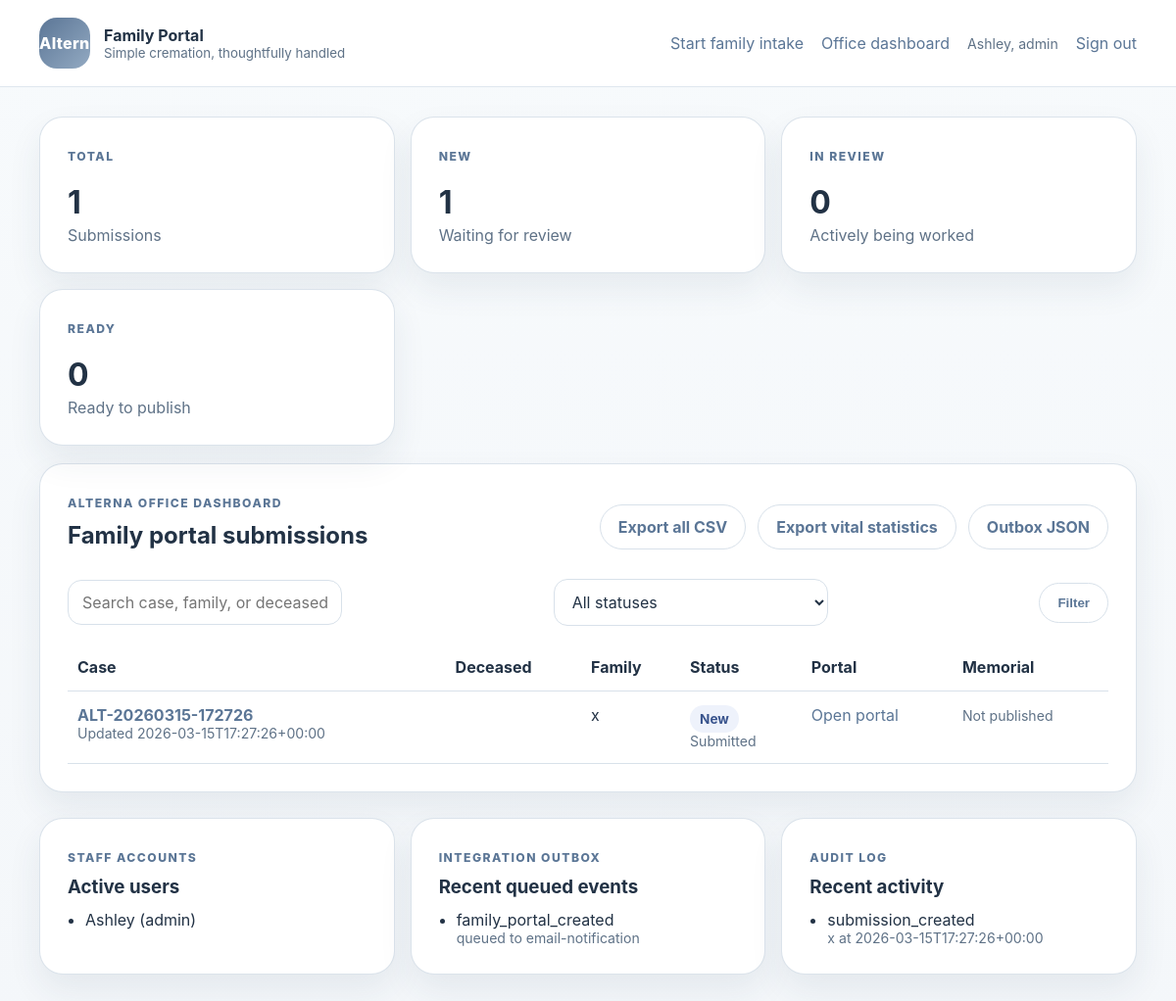
The app's page /admin (signed in), older data.
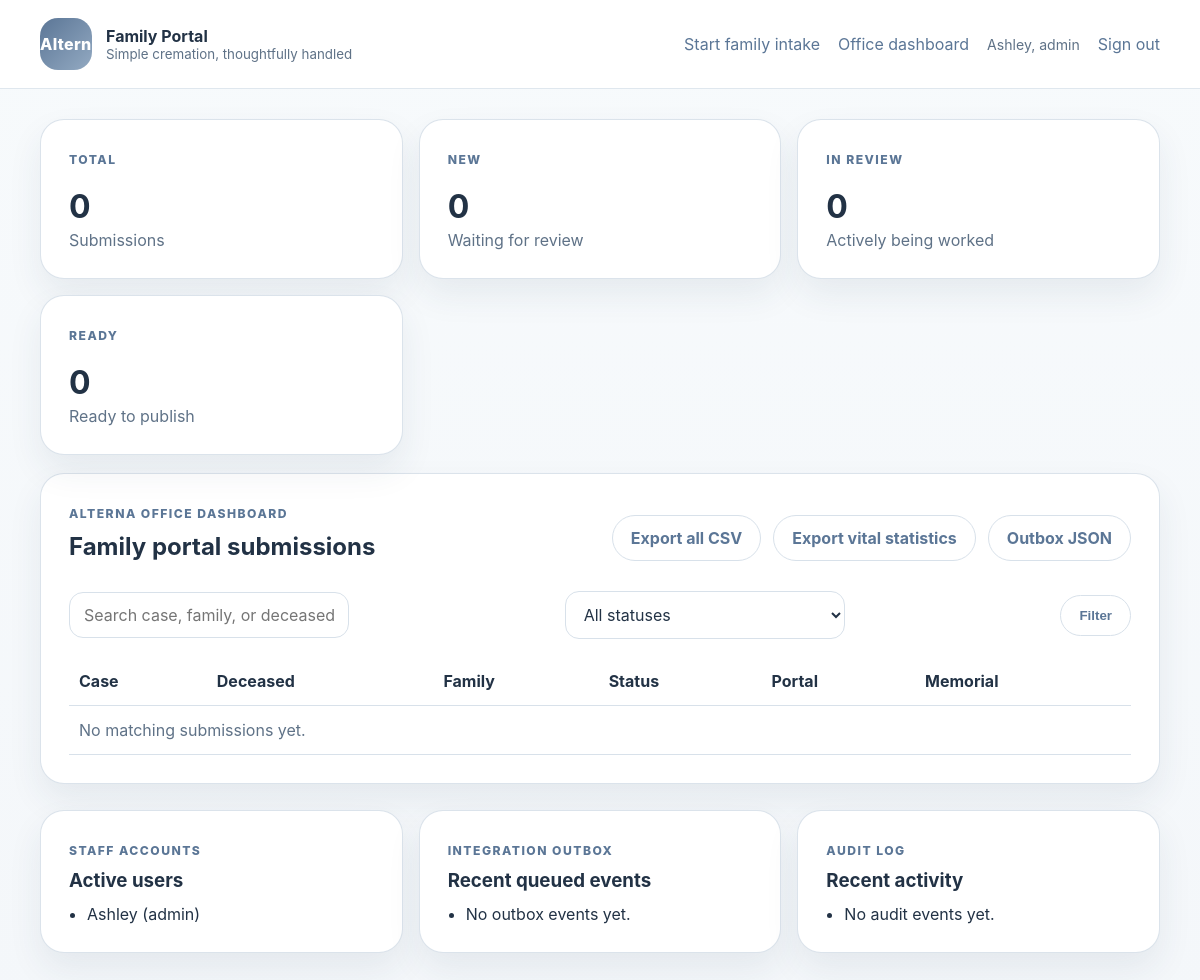
The same page, newer data.
### tables this page shows
CREATE TABLE staff_users (
        id INTEGER PRIMARY KEY AUTOINCREMENT,
        username TEXT NOT NULL UNIQUE,
        password_hash TEXT NOT NULL,
        display_name TEXT NOT NULL,
        role TEXT NOT NULL DEFAULT 'admin',
        is_active INTEGER NOT NULL DEFAULT 1,
        created_at TEXT NOT NULL,
        last_login_at TEXT
    );

CREATE TABLE submissions (
        id INTEGER PRIMARY KEY AUTOINCREMENT,
        created_at TEXT NOT NULL,
        updated_at TEXT,
        case_reference TEXT NOT NULL,
        family_name TEXT NOT NULL,
        family_email TEXT NOT NULL,
        family_phone TEXT NOT NULL,
        relationship_to_deceased TEXT,
        portal_token TEXT,
        preferred_name TEXT,
        family_message TEXT,
        deceased_first_name TEXT NOT NULL,
        deceased_middle_name TEXT,
        deceased_last_name TEXT NOT NULL,
        deceased_gender TEXT,
        date_of_birth TEXT,
        date_of_death TEXT,
        place_of_death TEXT,
        birth_city TEXT,
        birth_region_country TEXT,
        citizenship TEXT,
        sin_last_four TEXT,
        marital_status TEXT,
        spouse_name TEXT,
        children_details TEXT,
        occupation TEXT,
        usual_residence TEXT,
        father_name TEXT,
        mother_name TEXT,
        mother_maiden_name TEXT,
        informant_name TEXT,
        informant_email TEXT,
        informant_phone TEXT,
        informant_address TEXT,
        disposition_type TEXT,
        obituary_style TEXT,
        obituary_headline TEXT,
        obituary_text TEXT,
        obituary_generated TEXT,
        obituary_tone TEXT,
        service_details TEXT,
        charity_requests TEXT,
        photo_notes TEXT,
        photo_deadline TEXT,
        staff_notes TEXT,
        signature_name TEXT,
        family_status_note TEXT,
        privacy_consent INTEGER NOT NULL DEFAULT 0,
        memorial_published INTEGER NOT NULL DEFAULT 0,
        memorial_slug TEXT,
        status TEXT NOT NULL DEFAULT 'New',
        progress_step TEXT NOT NULL DEFAULT 'Submitted'
    );

CREATE TABLE integration_outbox (
        id INTEGER PRIMARY KEY AUTOINCREMENT,
        created_at TEXT NOT NULL,
        event_type TEXT NOT NULL,
        status TEXT NOT NULL DEFAULT 'queued',
        target TEXT,
        submission_id INTEGER,
        payload_json TEXT NOT NULL,
        delivered_at TEXT,
        FOREIGN KEY (submission_id) REFERENCES submissions(id) ON DELETE SET NULL
    );

CREATE TABLE audit_log (
        id INTEGER PRIMARY KEY AUTOINCREMENT,
        created_at TEXT NOT NULL,
        actor_type TEXT NOT NULL,
        actor_name TEXT NOT NULL,
        action TEXT NOT NULL,
        submission_id INTEGER,
        detail_json TEXT,
        FOREIGN KEY (submission_id) REFERENCES submissions(id) ON DELETE SET NULL
    );

### app.py (the view)
@app.route("/admin")
def admin() -> Response | str:
    auth = require_admin()
    if auth is not None:
        return auth
    status_filter = request.args.get("status", "All")
    search = request.args.get("q", "").strip()
    db = get_db()
    query = """
        SELECT id, created_at, updated_at, case_reference, family_name, family_email,
               deceased_first_name, deceased_last_name, status, progress_step, memorial_published,
               portal_token, memorial_slug
        FROM submissions
        WHERE 1 = 1
    """
    params: list[Any] = []
    if status_filter != "All":
        query += " AND status = ?"
        params.append(status_filter)
    if search:
        like = f"%{search}%"
        query += " AND (case_reference LIKE ? OR family_name LIKE ? OR family_email LIKE ? OR deceased_first_name LIKE ? OR deceased_last_name LIKE ?)"
        params.extend([like, like, like, like, like])
    query += " ORDER BY datetime(updated_at) DESC, id DESC"
    rows = db.execute(query, params).fetchall()
    users = db.execute(
        "SELECT username, display_name, role, last_login_at FROM staff_users WHERE is_active = 1 ORDER BY username"
    ).fetchall()
    outbox = fetch_outbox(10)
    audit_rows = fetch_audit_log(10)
    return render_template("admin.html", rows=rows, active_status=status_filter, search=search, users=users, outbox=outbox, audit_rows=audit_rows)

### app.py (called while the page is built)
def get_db() -> sqlite3.Connection:
    if "db" not in g:
        g.db = sqlite3.connect(app.config["DATABASE"])
        g.db.row_factory = sqlite3.Row
        g.db.execute("PRAGMA foreign_keys = ON")
    return g.db

@app.context_processor
def inject_globals() -> dict[str, Any]:
    try:
        count = submission_count()
        counts = status_counts()
    except sqlite3.OperationalError:
        count = 0
        counts = {status: 0 for status in STATUS_OPTIONS}
    return {
        "submission_count": count,
        "status_counts": counts,
        "admin_logged_in": bool(session.get("admin_authenticated")),
        "status_options": STATUS_OPTIONS,
        "wizard_steps": WIZARD_STEPS,
        "current_staff_name": session.get("staff_display_name", ""),
        "current_staff_role": session.get("staff_role", ""),
        "portal_base_url": app.config["PORTAL_BASE_URL"],
        "main_site_base_url": app.config["MAIN_SITE_BASE_URL"],
    }

def submission_count() -> int:
    row = get_db().execute("SELECT COUNT(*) AS count FROM submissions").fetchone()
    return int(row["count"])

def status_counts() -> dict[str, int]:
    rows = get_db().execute("SELECT status, COUNT(*) AS count FROM submissions GROUP BY status").fetchall()
    counts = {status: 0 for status in STATUS_OPTIONS}
    for row in rows:
        counts[row["status"]] = int(row["count"])
    return counts

def is_admin() -> bool:
    return bool(session.get("admin_authenticated"))

def require_admin() -> Response | None:
    if not is_admin():
        flash("Please sign in to view the office dashboard.", "error")
        return redirect(url_for("admin_login", next=request.path))
    return None

def fetch_audit_log(limit: int = 100) -> list[sqlite3.Row]:
    return get_db().execute(
        "SELECT * FROM audit_log ORDER BY datetime(created_at) DESC, id DESC LIMIT ?", (limit,)
    ).fetchall()

def fetch_outbox(limit: int = 100) -> list[sqlite3.Row]:
    return get_db().execute(
        "SELECT * FROM integration_outbox ORDER BY datetime(created_at) DESC, id DESC LIMIT ?", (limit,)
    ).fetchall()

### templates/admin.html (shortened to what this page needs)
{% extends 'base.html' %}
{% block content %}
<section class="stats-grid">
    <article class="card stat-card"><div class="eyebrow">Total</div><strong>{{ submission_count }}</strong><span>Submissions</span></article>
    <article class="card stat-card"><div class="eyebrow">New</div><strong>{{ status_counts['New'] }}</strong><span>Waiting for review</span></article>
    <article class="card stat-card"><div class="eyebrow">In Review</div><strong>{{ status_counts['In Review'] }}</strong><span>Actively being worked</span></article>
    <article class="card stat-card"><div class="eyebrow">Ready</div><strong>{{ status_counts['Ready'] }}</strong><span>Ready to publish</span></article>
</section>
<section class="card">
    <div class="dashboard-header">
        <div>
            <p class="eyebrow">Alterna office dashboard</p>
            <h1>Family portal submissions</h1>
        </div>
        <div class="actions tight">
            <a class="button secondary" href="{{ url_for('export_csv') }}">Export all CSV</a>
            <a class="button secondary" href="{{ url_for('export_vital_csv') }}">Export vital statistics</a>
            <a class="button secondary" href="{{ url_for('integration_outbox_json') }}">Outbox JSON</a>
        </div>
    </div>
    <form class="toolbar" method="get">
        <input type="text" name="q" value="{{ search }}" placeholder="Search case, family, or deceased">
        <select name="status">
            <option value="All" {% if active_status == 'All' %}selected{% endif %}>All statuses</option>
        </select>
        <button class="button secondary" type="submit">Filter</button>
    </form>
    <div class="table-wrap">
        <table>
            <thead>
                <tr>
                    <th>Case</th>
                    <th>Deceased</th>
                    <th>Family</th>
                    <th>Status</th>
                    <th>Portal</th>
                    <th>Memorial</th>
                </tr>
            </thead>
            <tbody>
                {% for row in rows %}
                <tr>
                    <td>
                        <a href="{{ url_for('submission_detail', submission_id=row['id']) }}"><strong>{{ row['case_reference'] }}</strong></a>
                        <div class="mini">Updated {{ row['updated_at'] or row['created_at'] }}</div>
                    </td>
                    <td>{{ row['deceased_first_name'] }} {{ row['deceased_last_name'] }}</td>
                    <td>{{ row['family_name'] }}<div class="mini">{{ row['family_email'] }}</div></td>
                    <td>
                        <span class="status status-{{ row['status'].lower().replace(' ', '-') }}">{{ row['status'] }}</span>
                        <div class="mini">{{ row['progress_step'] }}</div>
                    </td>
                    <td><a href="{{ url_for('family_portal', token=row['portal_token']) }}">Open portal</a></td>
                    <td>
                        {% if row['memorial_published'] %}
                        <a href="{{ url_for('memorial_page', slug=row['memorial_slug']) }}">Live memorial</a>
                        {% else %}
                        <span class="mini">Not published</span>
                        {% endif %}
                    </td>
                </tr>
                {% else %}
                <tr><td colspan="6" class="muted">No matching submissions yet.</td></tr>
                {% endfor %}
            </tbody>
        </table>
    </div>
</section>
<section class="grid three lower-gap">
    <article class="card mini-card">
        <p class="eyebrow">Staff accounts</p>
        <h3>Active users</h3>
        <ul class="feature-list compact-list">
            {% for user in users %}
            <li>{{ user['display_name'] }} ({{ user['username'] }}){% if user['last_login_at'] %}<div class="mini">Last login {{ user['last_login_at'] }}</div>{% endif %}</li>
            {% else %}
            <li>No users yet.</li>
            {% endfor %}
        </ul>
    </article>
    <article class="card mini-card">
        <p class="eyebrow">Integration outbox</p>
        <h3>Recent queued events</h3>
        <ul class="feature-list compact-list">
            {% for item in outbox %}
            <li>{{ item['event_type'] }}<div class="mini">{{ item['status'] }}{% if item['target'] %} to {{ item['target'] }}{% endif %}</div></li>
            {% else %}
            <li>No outbox events yet.</li>
            {% endfor %}
        </ul>
    </article>
    <article class="card mini-card">
        <p class="eyebrow">Audit log</p>
        <h3>Recent activity</h3>
        <ul class="feature-list compact-list">
            {% for item in audit_rows %}
            <li>{{ item['action'] }}<div class="mini">{{ item['actor_name'] }} at {{ item['created_at'] }}</div></li>
            {% else %}
            <li>No audit events yet.</li>
            {% endfor %}
        </ul>
    </article>
</section>
{% endblock %}

### templates/base.html (shortened to what this page needs)
<!doctype html>
<html lang="en">
<head>
    <link rel="stylesheet" href="{{ url_for('static', filename='styles.css') }}">
</head>
<body>
<header class="site-header">
    <div class="container topbar">
        <a href="{{ url_for('index') }}" class="brand-mark">
            <span class="brand-badge">Alterna</span>
            <span>
                <strong>Family Portal</strong>
                <small>Simple cremation, thoughtfully handled</small>
            </span>
        </a>
        <nav>
            <a href="{{ url_for('submit') }}">Start family intake</a>
            {% if admin_logged_in %}
                <a href="{{ url_for('admin') }}">Office dashboard</a>
                <span class="mini nav-user">{{ current_staff_name }}{% if current_staff_role %}, {{ current_staff_role }}{% endif %}</span>
                <a href="{{ url_for('admin_logout') }}">Sign out</a>
            {% else %}
                <a href="{{ url_for('admin_login') }}">Staff sign in</a>
            {% endif %}
        </nav>
    </div>
</header>
<main class="container content">
    {% block content %}{% endblock %}
</main>
</body>
</html>

### static/styles.css (style rules this page uses)
:root { --bg: #f4f7fa; --surface: #ffffff; --ink: #223245; --muted: #5f7287; --accent: #5b7696; --accent-2: #e8eff5; --accent-3: #dbe7f0; --border: #d8e1ea; --success: #245f41; --danger: #9c3d3d; --shadow: 0 16px 34px rgba(42, 63, 84, 0.08); }
* { box-sizing: border-box; }
body { margin: 0; font-family: Inter, ui-sans-serif, system-ui, -apple-system, BlinkMacSystemFont, "Segoe UI", sans-serif; background: linear-gradient(180deg, #f7fafc 0%, var(--bg) 100%); color: var(--ink); }
a { color: var(--accent); text-decoration: none; }
h1, h2, h3 { margin: 0 0 12px; line-height: 1.15; }
p { margin: 0 0 16px; line-height: 1.6; }
small { color: var(--muted); display: block; }
.container { width: min(1120px, calc(100% - 32px)); margin: 0 auto; }
.site-header { border-bottom: 1px solid rgba(216, 225, 234, 0.8); background: rgba(255, 255, 255, 0.94); backdrop-filter: blur(10px); position: sticky; top: 0; z-index: 20; }
.topbar { display: flex; justify-content: space-between; align-items: center; gap: 18px; padding: 18px 0; }
.brand-mark { display: flex; align-items: center; gap: 14px; color: inherit; }
.brand-badge { width: 52px; height: 52px; border-radius: 18px; background: linear-gradient(135deg, var(--accent) 0%, #93aac2 100%); color: white; display: grid; place-items: center; font-weight: 800; letter-spacing: 0.02em; }
nav { display: flex; gap: 18px; flex-wrap: wrap; }
.content { padding: 30px 0 60px; }
.card { background: var(--surface); border: 1px solid rgba(216, 225, 234, 0.92); border-radius: 24px; box-shadow: var(--shadow); padding: 28px; }
.eyebrow { display: inline-block; margin-bottom: 10px; letter-spacing: 0.12em; text-transform: uppercase; color: var(--accent); font-size: 0.76rem; font-weight: 800; }
.feature-list, .check-list { padding-left: 18px; margin: 14px 0 0; display: grid; gap: 10px; }
.actions { display: flex; gap: 12px; flex-wrap: wrap; margin-top: 22px; }
.actions.tight { margin-top: 0; }
.button, button.button { background: var(--accent); color: white; border: none; border-radius: 999px; padding: 12px 18px; cursor: pointer; font-weight: 700; display: inline-block; text-decoration: none; }
.button.secondary { background: white; color: var(--accent); border: 1px solid var(--border); }
.grid { display: grid; gap: 16px; }
.grid.three, .stats-grid { grid-template-columns: repeat(3, minmax(0, 1fr)); }
.stats-grid { display: grid; gap: 16px; margin-bottom: 18px; }
.stat-card strong { display: block; font-size: 2rem; margin: 10px 0 4px; }
.stat-card span { color: var(--muted); }
input, textarea, select { width: 100%; border: 1px solid var(--border); border-radius: 14px; padding: 12px 14px; font: inherit; color: var(--ink); background: white; }
.table-wrap { overflow-x: auto; }
table { width: 100%; border-collapse: collapse; }
th, td { text-align: left; padding: 14px 10px; border-bottom: 1px solid var(--border); vertical-align: top; }
.muted, .mini { color: var(--muted); }
.mini { font-size: 0.88rem; }
.dashboard-header, .toolbar { display: flex; justify-content: space-between; align-items: center; gap: 16px; margin-bottom: 18px; }
.toolbar input, .toolbar select { max-width: 280px; }
.lower-gap { margin-top: 26px; }
.nav-user { align-self: center; }
.compact-list { padding-left: 18px; margin-top: 8px; }

Row changes from the older to the newer data that the page shows:
removed submissions: case_reference "ALT-20260315-172726", updated_at "2026-03-15T17:27:26+00:00", family_name "x", status "New", progress_step "Submitted", memorial_published "Not published"
removed integration_outbox: event_type "family_portal_created", status "queued", target "email-notification"
removed audit_log: action "submission_created", actor_name "x", created_at "2026-03-15T17:27:26+00:00"
Text that changed along with them:
{{ submission_count }}: "1" → "0"
{{ status_counts['New'] }}: "1" → "0"
text now shown: "No matching submissions yet. No outbox events yet. No audit events yet."
